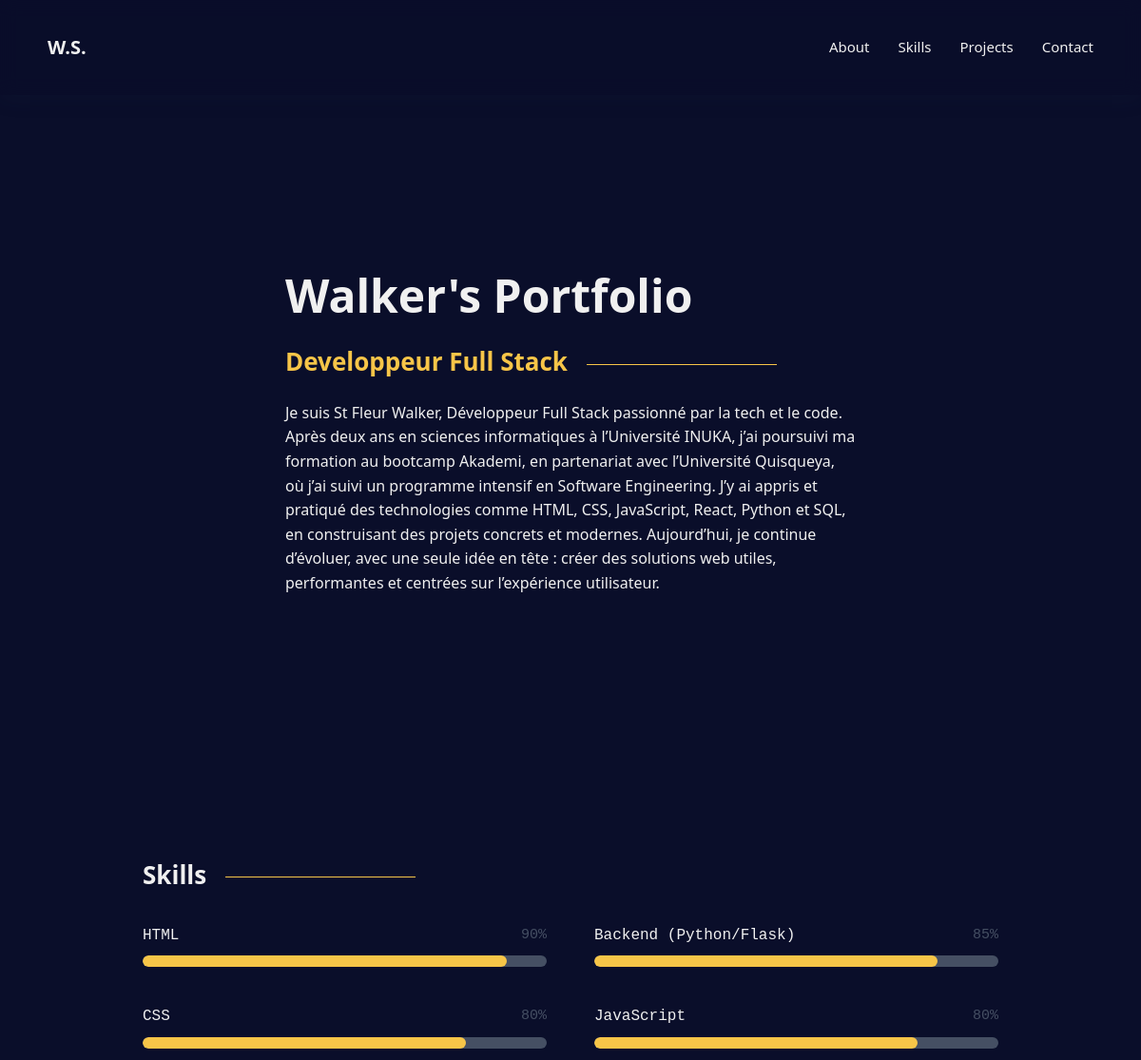
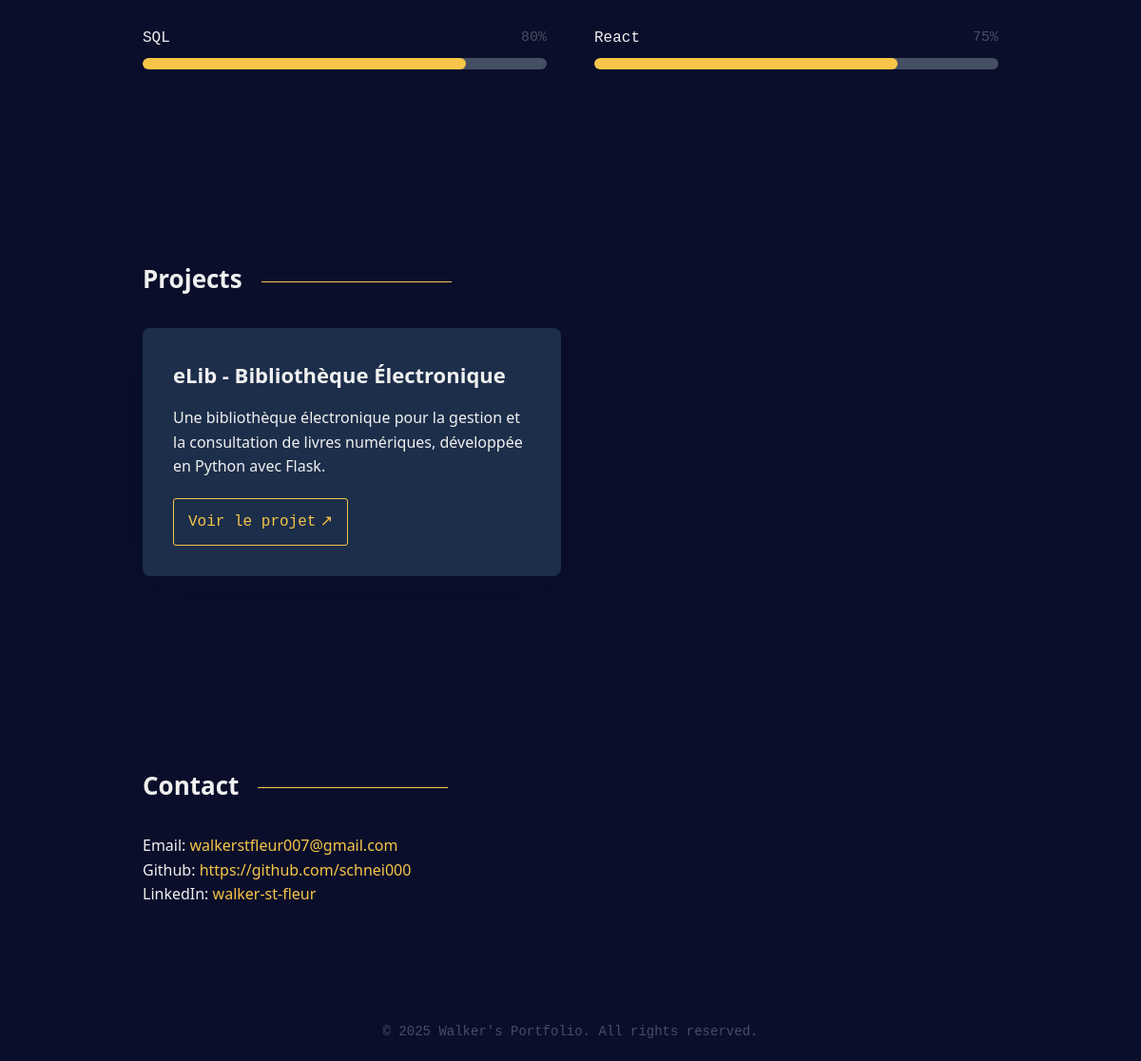
The page / on the database its author committed (2 pictures, top to bottom).
### Backend/models.py (models this page shows, shortened)
class Skill(db.Model):
    id = db.Column(db.Integer, primary_key=True)
    name = db.Column(db.String(100), nullable=False)
    percentage = db.Column(db.Integer, nullable=False)

class Project(db.Model):
    id = db.Column(db.Integer, primary_key=True)
    name = db.Column(db.String(100), nullable=False)
    description = db.Column(db.Text, nullable=False)
    url = db.Column(db.String(200), nullable=True)

### Backend/app.py (the view)
@app.route('/')
def home():
    projects = Project.query.all()
    skills = Skill.query.order_by(Skill.percentage.desc()).all()
    about_me = "Je suis St Fleur Walker, Développeur Full Stack passionné par la tech et le code.\nAprès deux ans en sciences informatiques à l’Université INUKA, j’ai poursuivi ma formation au bootcamp Akademi, en partenariat avec l’Université Quisqueya, où j’ai suivi un programme intensif en Software Engineering.\nJ’y ai appris et pratiqué des technologies comme HTML, CSS, JavaScript, React, Python et SQL, en construisant des projets concrets et modernes.\nAujourd’hui, je continue d’évoluer, avec une seule idée en tête : créer des solutions web utiles, performantes et centrées sur l’expérience utilisateur."
    contact_info = {
        "email": "walkerstfleur007@gmail.com",
        "github": "https://github.com/schnei000",
        "linkedin": "https://www.linkedin.com/in/walker-st-fleur-160084355/",
    }
    return render_template('index.html',
                           projects=projects,
                           skills=skills,
                           about_me=about_me,
                           contact_info=contact_info)

### Frontend/templates/index.html (shortened to what this page needs)
<!DOCTYPE html>
<html lang="fr">
    <head>
        <link rel="stylesheet" href="{{ url_for('static', filename='style.css') }}">
    </head>
    <body>
        <header id="home-header">
            <h1>W.S.</h1>
            <nav>
                <ul>
                    <li><a href="#about">About</a></li>
                    <li><a href="#skills">Skills</a></li>
                    <li><a href="#projects">Projects</a></li>
                    <li><a href="#contact">Contact</a></li>
                </ul>
            </nav>
        </header>
        <main>
            <section id="about">
                <div class="about-content">
                    <h1>Walker's Portfolio</h1>
                    <h2>Developpeur Full Stack</h2>
                    <p>{{ about_me }}</p>
                </div>
            </section>
            <section id="skills">
                <h2>Skills</h2>
                <div class="skills-container">
                    {% for skill in skills %}
                    <div class="skill-item">
                        <div class="skill-info">
                            <span class="skill-name">{{ skill.name }}</span>
                            <span class="skill-percentage">{{ skill.percentage }}%</span>
                        </div>
                        <div class="progress-bar"><div class="progress" style="width: {{ skill.percentage }}%;"></div></div>
                    </div>
                    {% endfor %}
                </div>
            </section>
            <section id="projects">
                <h2>Projects</h2>
                <div class="project-list">
                    {% for project in projects %}
                    <div class="project-card">
                        <h3>{{ project.name }}</h3>
                        <p>{{ project.description }}</p>
                        <a href="{{ project.url }}" target="_blank">Voir le projet</a>
                    </div>
                    {% endfor %}
                </div>
            </section>
            <section id="contact">
                <h2>Contact</h2>
                <p>Email: <a href="mailto:{{ contact_info.email }}">{{ contact_info.email }}</a></p>
                <p>Github: <a href="{{ contact_info.github }}" target="_blank">{{ contact_info.github }}</a></p>
                <p>LinkedIn: <a href="{{ contact_info.linkedin }}" target="_blank">walker-st-fleur</a></p>
                </section>
        </main>
        <footer>
            <p>&copy; <span id="year"></span> Walker's Portfolio. All rights reserved.</p>
        </footer>
    </body>
</html>

### Frontend/static/style.css (style rules this page uses)
:root { --main-bg: #0A0E2A; --main-text: #F0F0F0; --accent-color: #F7C548; --secondary-gray: #454F63; --card-bg: #1C2E4A; --card-shadow: rgba(28, 46, 74, 0.15); --font-sans: 'Calibri', 'San Francisco', 'Segoe UI', 'Roboto', 'Oxygen', 'Ubuntu', sans-serif; --font-mono: 'SF Mono', 'Fira Code', 'Fira Mono', 'Roboto Mono', monospace; --fz-lg: 20px; --fz-xl: 22px; --fz-xxl: 26px; --fz-heading: 48px; }
* { margin: 0; padding: 0; box-sizing: border-box; }
html { scroll-behavior: smooth; }
body { font-family: var(--font-sans); background-color: var(--main-bg); color: var(--main-text); line-height: 1.6; -webkit-font-smoothing: antialiased; -moz-osx-font-smoothing: grayscale; }
main { padding: 0 150px; margin: 0 auto; max-width: 1600px; }
section { animation: fadeIn 0.8s ease-out forwards; padding: 100px 0; max-width: 1000px; margin: 0 auto; scroll-margin-top: 100px; opacity: 0; }
section:first-of-type { display: flex; flex-direction: column; justify-content: center; align-items: center; min-height: calc(100vh - 100px); }
h1, h2, h3 { color: var(--main-text); font-weight: 600; }
h2 { display: flex; align-items: center; font-size: var(--fz-xxl); margin-bottom: 30px; }
h2::after { content: ''; display: block; position: relative; top: 2px; width: 200px; height: 1px; margin-left: 20px; background-color: var(--accent-color); }
#home-header { display: flex; justify-content: space-between; align-items: center; padding: 0 50px; height: 100px; position: fixed; width: 100%; top: 0; background-color: rgba(10, 14, 42, 0.85); backdrop-filter: blur(10px); z-index: 10; box-shadow: 0 5px 20px rgba(28, 46, 74, 0.1); transition: top 0.3s ease; }
#home-header h1 { font-size: var(--fz-lg); color: var(--main-text); }
.about-content h1 { font-size: var(--fz-heading); margin-bottom: 10px; }
.about-content h2 { font-size: var(--fz-xxl); margin-bottom: 20px; color: var(--accent-color); }
.about-content p { max-width: 600px; }
nav ul { display: flex; list-style: none; align-items: center; }
nav li { margin-left: 30px; }
nav a { text-decoration: none; color: var(--main-text); font-size: 15px; transition: color 0.3s ease; }
.skills-container { display: grid; grid-template-columns: repeat(2, 1fr); gap: 40px 50px; margin-top: 20px; }
.skill-item { position: relative; }
.skill-info { display: flex; justify-content: space-between; margin-bottom: 8px; font-family: var(--font-mono); }
.skill-name { font-size: 16px; }
.skill-percentage { color: var(--secondary-gray); font-size: 15px; }
.progress-bar { height: 12px; background-color: var(--secondary-gray); border-radius: 6px; overflow: hidden; }
.progress { height: 100%; background-color: var(--accent-color); border-radius: 6px; animation: progress-bar-animation 1.5s ease-out forwards; }
.project-list { display: grid; grid-template-columns: repeat(auto-fill, minmax(300px, 1fr)); gap: 20px; }
.project-card { position: relative; background-color: var(--card-bg); padding: 2rem; border-radius: 8px; box-shadow: 0 10px 30px -15px var(--card-shadow); transition: transform 0.3s ease; }
.project-card h3 { font-size: var(--fz-xl); margin-bottom: 15px; color: var(--main-text); }
.project-card p { color: var(--main-text); margin-bottom: 20px; }
.project-card a { display: inline-block; text-decoration: none; color: var(--accent-color); border: 1px solid var(--accent-color); padding: 10px 15px; border-radius: 3px; font-family: var(--font-mono); transition: background-color 0.3s ease; }
.project-card a::after { content: ' ↗'; font-family: sans-serif; }
#contact a { color: var(--accent-color); text-decoration: none; }
footer { text-align: center; padding: 20px; font-family: var(--font-mono); font-size: 14px; color: var(--secondary-gray); }
body { padding-top: 100px; }

### rows shown on the page
Skill: name "HTML", percentage "90"
Skill: name "Backend (Python/Flask)", percentage "85"
Skill: name "CSS", percentage "80"
Skill: name "JavaScript", percentage "80"
Skill: name "SQL", percentage "80"
Skill: name "React", percentage "75"
Project: name "eLib - Bibliothèque Électronique", description "Une bibliothèque électronique pour la gestion et la consultation de livres numériques, développée en Python avec Flask."

### other values the page prints
{{ contact_info.email }} "walkerstfleur007@gmail.com"
{{ contact_info.github }} "https://github.com/schnei000"
